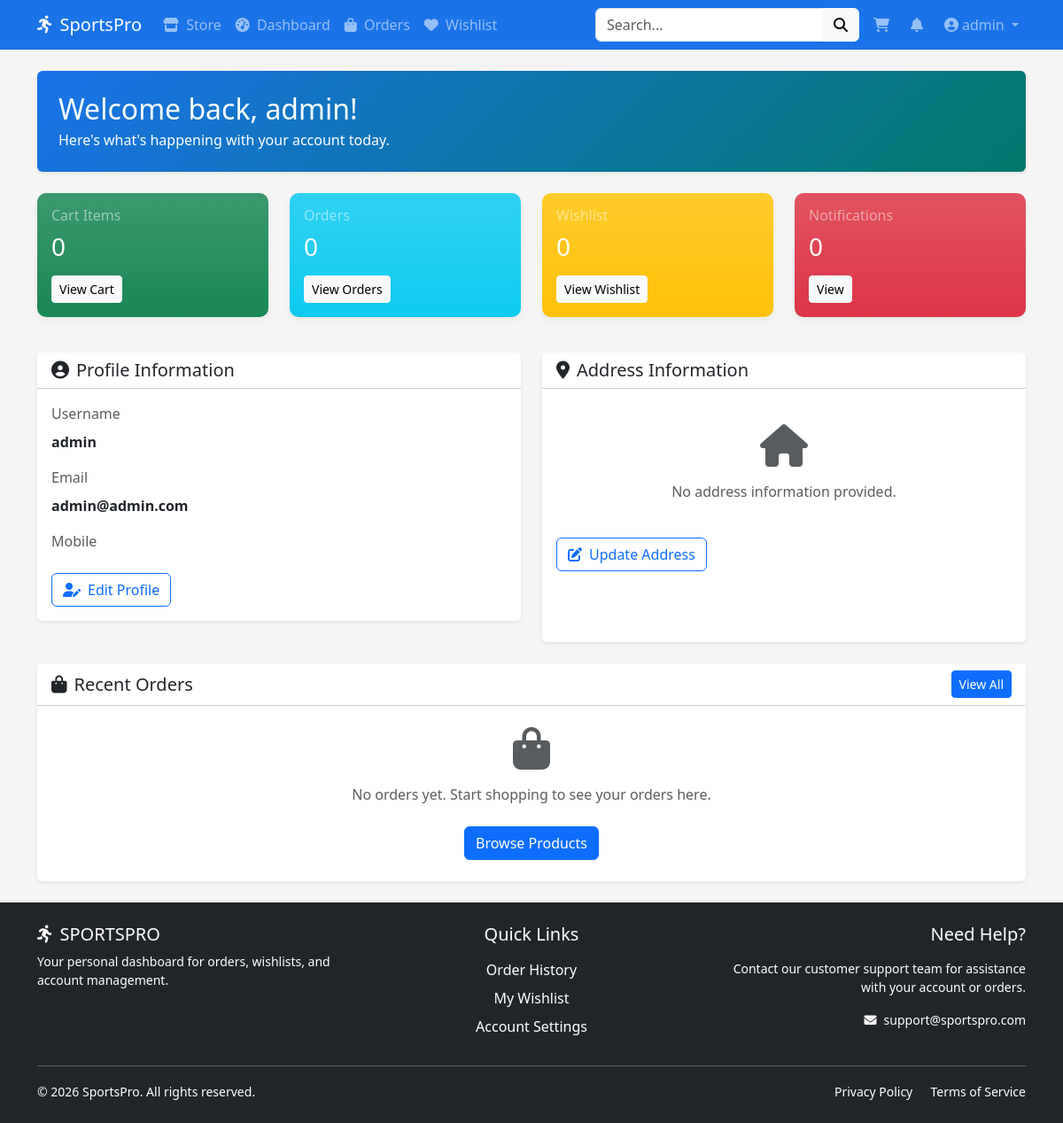
Page /users/dashboard/ (signed in) on the committed database.
### users/models.py (models this page shows, shortened)
class Users(AbstractUser):
    GENDER_CHOICES = [
        ('M', 'Male'),
        ('F', 'Female'),
        ('O', 'Other')
    ]
    email = models.EmailField(unique=True, error_messages={'unique': "This email is already registered."})
    mobile = models.CharField(max_length=15, unique=True, error_messages={'unique': "This mobile number is already registered."})
    gender = models.CharField(max_length=1, choices=GENDER_CHOICES, null=True, blank=True)
    date_of_birth = models.DateField(null=True, blank=True)
    address = models.TextField(max_length=500, blank=True)
    city = models.CharField(max_length=100, blank=True)
    country = models.CharField(max_length=100, blank=True)
    postal_code = models.CharField(max_length=10, blank=True)
    def get_cart_count(self):
        return CartItem.objects.filter(user=self).count()

### users/views.py (the view)
# urls.py: path("dashboard/", views.dashboard, name="dashboard"),
@login_required
def dashboard(request):
    user = request.user
    context = {
        'user': user,
    }
    if user.date_of_birth:
        context['age'] = user.age()
    recent_orders = user.orders.all()[:3]
    context['recent_orders'] = recent_orders
    context['cart_count'] = user.get_cart_count()
    context['unread_notifications_count'] = user.notifications.filter(read=False).count()
    return render(request, 'users/dashboard.html', context)

### users/templates/users/dashboard.html (shortened to what this page needs)
{% extends 'dashboard_base.html' %}
{% load static %}
{% block dashboard_content %}
<div class="container">
    <div class="row mb-4">
        <div class="col-lg-12">
            <div class="card border-0 dashboard-welcome shadow-sm">
                <div class="card-body p-4">
                    <h2 class="mb-1">Welcome back, {{ user.username }}!</h2>
                    <p class="mb-0">Here's what's happening with your account today.</p>
                </div>
            </div>
        </div>
    </div>
    <div class="row mb-4">
        <div class="col-sm-6 col-lg-3 mb-3">
            <div class="card stats-card border-0 bg-success bg-gradient text-white">
                <div class="card-body p-3">
                    <h6 class="text-white-50">Cart Items</h6>
                    <h3>{{ cart_count|default:"0" }}</h3>
                    <a href="{% url 'users:cart' %}" class="btn btn-sm btn-light mt-2">View Cart</a>
                </div>
            </div>
        </div>
        <div class="col-sm-6 col-lg-3 mb-3">
            <div class="card stats-card border-0 bg-info bg-gradient text-white">
                <div class="card-body p-3">
                    <h6 class="text-white-50">Orders</h6>
                    <h3>{{ recent_orders|length|default:"0" }}</h3>
                    <a href="{% url 'users:order_history' %}" class="btn btn-sm btn-light mt-2">View Orders</a>
                </div>
            </div>
        </div>
        <div class="col-sm-6 col-lg-3 mb-3">
            <div class="card stats-card border-0 bg-warning bg-gradient text-white">
                <div class="card-body p-3">
                    <h6 class="text-white-50">Wishlist</h6>
                    <h3>{{ user.wishlisted_items.count|default:"0" }}</h3>
                    <a href="{% url 'users:wishlist' %}" class="btn btn-sm btn-light mt-2">View Wishlist</a>
                </div>
            </div>
        </div>
        <div class="col-sm-6 col-lg-3 mb-3">
            <div class="card stats-card border-0 bg-danger bg-gradient text-white">
                <div class="card-body p-3">
                    <h6 class="text-white-50">Notifications</h6>
                    <h3>{{ unread_notifications_count|default:"0" }}</h3>
                    <a href="{% url 'users:notifications' %}" class="btn btn-sm btn-light mt-2">View</a>
                </div>
            </div>
        </div>
    </div>
    <div class="row mb-4">
        <div class="col-md-6 mb-4">
            <div class="card border-0 shadow-sm h-100">
                <div class="card-header bg-white">
                    <h5 class="mb-0"><i class="fas fa-user-circle me-2"></i>Profile Information</h5>
                </div>
                <div class="card-body">
                    <div class="mb-3">
                        <label class="form-label text-muted">Username</label>
                        <div class="fw-bold">{{ user.username }}</div>
                    </div>
                    <div class="mb-3">
                        <label class="form-label text-muted">Email</label>
                        <div class="fw-bold">{{ user.email }}</div>
                    </div>
                    <div class="mb-3">
                        <label class="form-label text-muted">Mobile</label>
                    </div>
                    <a href="{% url 'users:profileUpdate' %}" class="btn btn-outline-primary">
                        <i class="fas fa-user-edit me-2"></i>Edit Profile
                    </a>
                </div>
            </div>
        </div>
        <div class="col-md-6">
            <div class="card border-0 shadow-sm h-100">
                <div class="card-header bg-white">
                    <h5 class="mb-0"><i class="fas fa-map-marker-alt me-2"></i>Address Information</h5>
                </div>
                <div class="card-body">
                    {% if user.address and user.city %}
                        <div class="mb-3">
                            <label class="form-label text-muted">Address</label>
                            <div class="fw-bold">{{ user.address }}</div>
                        </div>
                        <div class="mb-3">
                            <label class="form-label text-muted">City</label>
                            <div class="fw-bold">{{ user.city }}</div>
                        </div>
                        <div class="mb-3">
                            <label class="form-label text-muted">Country</label>
                            <div class="fw-bold">{{ user.country|default:"Not provided" }}</div>
                        </div>
                        <div class="mb-3">
                            <label class="form-label text-muted">Postal Code</label>
                            <div class="fw-bold">{{ user.postal_code|default:"Not provided" }}</div>
                        </div>
                    {% else %}
                        <div class="text-center py-4">
                            <i class="fas fa-home fa-3x text-muted mb-3"></i>
                            <p class="text-muted">No address information provided.</p>
                        </div>
                    {% endif %}
                    <a href="{% url 'users:profileUpdate' %}" class="btn btn-outline-primary">
                        <i class="fas fa-edit me-2"></i>Update Address
                    </a>
                </div>
            </div>
        </div>
    </div>
    <div class="row">
        <div class="col-12">
            <div class="card border-0 shadow-sm">
                <div class="card-header bg-white d-flex justify-content-between align-items-center">
                    <h5 class="mb-0"><i class="fas fa-shopping-bag me-2"></i>Recent Orders</h5>
                    <a href="{% url 'users:order_history' %}" class="btn btn-sm btn-primary">View All</a>
                </div>
                <div class="card-body p-0">
                    {% if recent_orders %}
                        <div class="table-responsive">
                            <table class="table mb-0">
                                <thead class="table-light">
                                    <tr>
                                        <th>Order #</th>
                                        <th>Date</th>
                                        <th>Status</th>
                                        <th>Total</th>
                                        <th>Actions</th>
                                    </tr>
                                </thead>
                                <tbody>
                                    {% for order in recent_orders %}
                                    <tr>
                                        <td>#{{ order.id }}</td>
                                        <td>{{ order.created_at|date:"M d, Y" }}</td>
                                        <td>
                                            <span class="badge bg-{% if order.status == 'delivered' %}success{% elif order.status == 'cancelled' %}danger{% elif order.status == 'shipped' %}info{% else %}warning{% endif %}">
                                                {{ order.get_status_display }}
                                            </span>
                                        </td>
                                        <td>${{ order.total_amount }}</td>
                                        <td>
                                            <a href="{% url 'users:order_detail' order.id %}" class="btn btn-sm btn-outline-secondary">
                                                <i class="fas fa-eye"></i> View
                                            </a>
                                        </td>
                                    </tr>
                                    {% endfor %}
                                </tbody>
                            </table>
                        </div>
                    {% else %}
                        <div class="text-center py-4">
                            <i class="fas fa-shopping-bag fa-3x text-muted mb-3"></i>
                            <p class="text-muted">No orders yet. Start shopping to see your orders here.</p>
                            <a href="{% url 'users:product_list' %}" class="btn btn-primary mt-2">Browse Products</a>
                        </div>
                    {% endif %}
                </div>
            </div>
        </div>
    </div>
</div>
{% endblock %}

### templates/dashboard_base.html (shortened to what this page needs)
{% load static %}
<!DOCTYPE html>
<html lang="en">
<head>
    <link rel="stylesheet" href="https://cdn.jsdelivr.net/npm/bootstrap@5.3.0/dist/css/bootstrap.min.css">
    <link rel="stylesheet" href="https://cdnjs.cloudflare.com/ajax/libs/font-awesome/6.4.0/css/all.min.css">
    <link rel="stylesheet" href="https://cdn.jsdelivr.net/npm/bootstrap-icons@1.11.3/font/bootstrap-icons.min.css">
    <link rel="stylesheet" type="text/css" href="{% static 'css/style.css' %}">
</head>
<body>
    <nav class="navbar navbar-expand-lg navbar-dark navbar-dashboard">
        <div class="container">
            <a class="navbar-brand" href="{% url 'users:home' %}">
                <i class="fas fa-running me-2"></i>SportsPro
            </a>
            <div class="collapse navbar-collapse" id="navbarNav">
                <ul class="navbar-nav me-auto">
                    <li class="nav-item">
                        <a class="nav-link" href="{% url 'users:home' %}">
                            <i class="fas fa-store me-1"></i> Store
                        </a>
                    </li>
                    <li class="nav-item">
                        <a class="nav-link" href="{% url 'users:dashboard' %}">
                            <i class="fas fa-tachometer-alt me-1"></i> Dashboard
                        </a>
                    </li>
                    <li class="nav-item">
                        <a class="nav-link" href="{% url 'users:order_history' %}">
                            <i class="fas fa-shopping-bag me-1"></i> Orders
                        </a>
                    </li>
                    <li class="nav-item">
                        <a class="nav-link" href="{% url 'users:wishlist' %}">
                            <i class="fas fa-heart me-1"></i> Wishlist
                        </a>
                    </li>
                </ul>
                <form class="d-flex me-2" action="{% url 'users:search' %}" method="GET">
                    <div class="input-group">
                        <input type="text" class="form-control" name="q" placeholder="Search...">
                        <button class="btn btn-light" type="submit">
                            <i class="fas fa-search"></i>
                        </button>
                    </div>
                </form>
                <ul class="navbar-nav">
                    <li class="nav-item">
                        <a class="nav-link position-relative me-2" href="{% url 'users:cart' %}">
                            <i class="fas fa-shopping-cart"></i>
                        </a>
                    </li>
                    <li class="nav-item">
                        <a class="nav-link position-relative me-2" href="{% url 'users:notifications' %}">
                            <i class="fas fa-bell"></i>
                        </a>
                    </li>
                    <li class="nav-item dropdown">
                        <a class="nav-link dropdown-toggle" href="#" role="button" data-bs-toggle="dropdown">
                            <i class="fas fa-user-circle me-1"></i>{{ user.username }}
                        </a>
                    </li>
                </ul>
            </div>
        </div>
    </nav>
    <div class="main-content py-4">
        {% block dashboard_content %}{% endblock %}
    </div>
    <footer class="footer-dashboard text-white py-4">
        <div class="container">
            <div class="row">
                <div class="col-md-4 text-center text-md-start mb-3 mb-md-0">
                    <h5 class="text-uppercase"><i class="fas fa-running me-2"></i>SportsPro</h5>
                    <p class="small">Your personal dashboard for orders, wishlists, and account management.</p>
                </div>
                <div class="col-md-4 text-center mb-3 mb-md-0">
                    <h5 class="mb-3">Quick Links</h5>
                    <ul class="list-unstyled">
                        <li class="mb-2"><a href="{% url 'users:order_history' %}" class="text-white text-decoration-none">Order History</a></li>
                        <li class="mb-2"><a href="{% url 'users:wishlist' %}" class="text-white text-decoration-none">My Wishlist</a></li>
                        <li class="mb-2"><a href="{% url 'users:profileUpdate' %}" class="text-white text-decoration-none">Account Settings</a></li>
                    </ul>
                </div>
                <div class="col-md-4 text-center text-md-end">
                    <h5 class="mb-3">Need Help?</h5>
                    <p class="small">Contact our customer support team for assistance with your account or orders.</p>
                    <p class="small"><i class="fas fa-envelope me-2"></i>support@sportspro.com</p>
                </div>
            </div>
            <hr class="my-3">
            <div class="row align-items-center">
                <div class="col-md-6 text-center text-md-start">
                    <p class="small mb-0">&copy; {% now "Y" %} SportsPro. All rights reserved.</p>
                </div>
                <div class="col-md-6 text-center text-md-end">
                    <a href="#" class="text-white text-decoration-none small me-3">Privacy Policy</a>
                    <a href="#" class="text-white text-decoration-none small">Terms of Service</a>
                </div>
            </div>
        </div>
    </footer>
</body>
</html>

### static/css/style.css (style rules this page uses)
html, body { height: 100%; margin: 0; padding: 0; }
body { display: flex; flex-direction: column; min-height: 100vh; }
.main-content { flex: 1 0 auto; }

### templates/dashboard_base.html (style rules this page uses)
:root { --primary-color: #1a73e8; --secondary-color: #00796b; --accent-color: #ff6d00; --light-bg: #f5f5f5; }
.navbar-dashboard { background-color: var(--primary-color); }
.footer-dashboard { background-color: #212529; }
body { background-color: var(--light-bg); min-height: 100vh; display: flex; flex-direction: column; }
.main-content { flex: 1; }

### users/templates/users/dashboard.html (style rules this page uses)
.stats-card { border-radius: 10px; box-shadow: 0 4px 8px rgba(0,0,0,0.05); }
.dashboard-welcome { background: linear-gradient(135deg, var(--primary-color) 0%, var(--secondary-color) 100%); color: white; }

### rows in the picture
Users: username "admin", wishlisted_items.count "0", email "admin@admin.com"

### other values in the picture
{{ cart_count|default:"0" }} "0"
{{ recent_orders|length|default:"0" }} "0"
{{ unread_notifications_count|default:"0" }} "0"
